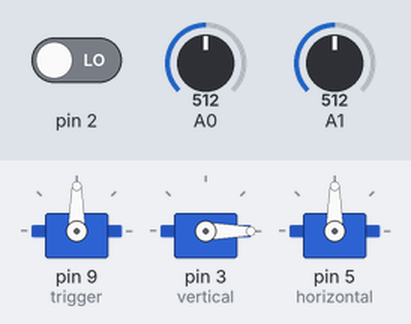
A sketch run on a simulated Arduino Uno, built with avr-gcc and run on an emulated ATmega328P. Parts: 3 × servo. The inputs (shaded band) are chosen by the test bench; at power-on: A1 = 512, pin 2 LOW, A0 = 512.

Above: at 1.2 s.
1.3 s: A1 set to 900
At 4.24 s:
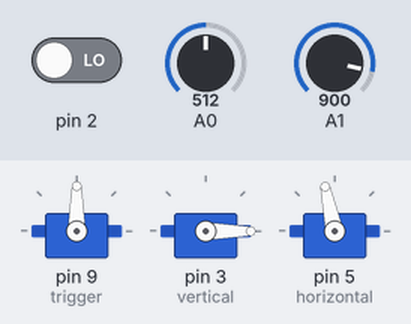
4.3 s: pin 2 driven HIGH
At 4.56 s:
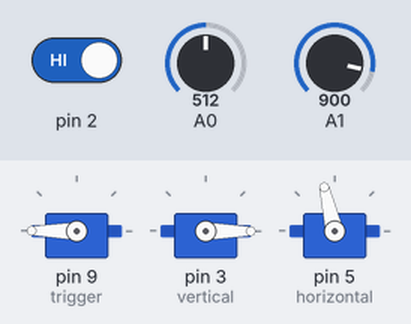
7.3 s: A1 set to 0
10.3 s: A0 set to 716
At 12.39 s:
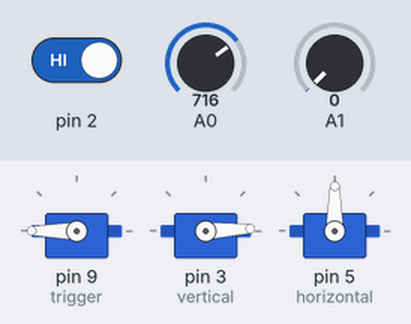
13.3 s: pin 2 driven LOW
At 15.08 s:
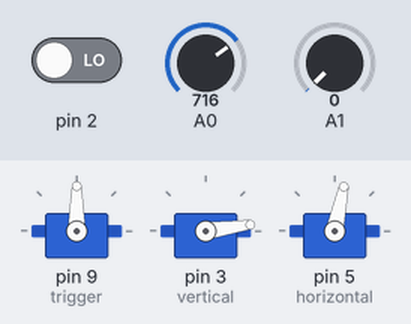
16.3 s: A0 set to 900
Timing chart, 0 to 25.4 s (numbered marks = the images above; inputs shaded):
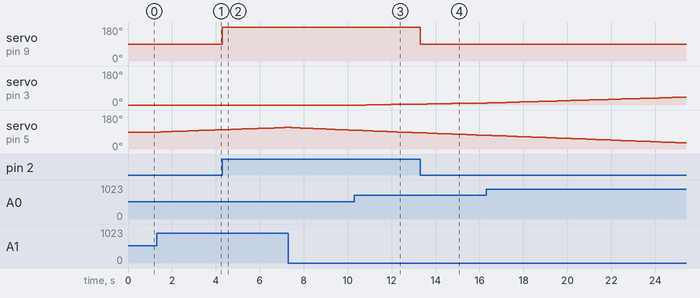

Measured:
- after the input at 1.3 s, servo on pin 5 (horizontal): moves from 90° to 102° over 2.7 s, starting after 0.20 s
- after the input at 4.3 s, servo on pin 9 (trigger): 90° → 180° at once
- after the input at 10.3 s, servo on pin 3 (vertical): moves from 0° to 5° over 2.2 s, starting after 0.55 s
- after the input at 13.3 s, servo on pin 9 (trigger): 180° → 90° at once

The sketch:

software.ino
```cpp
#include<Servo.h>
Servo trigger;
Servo vertical;
Servo horizontal;
void setup() {
  // put your setup code here, to run once:
  trigger.attach(9);
  vertical.attach(3);
  horizontal.attach(5);
  Serial.begin(60);
  pinMode(2,INPUT);
  pinMode(A0,INPUT);
}
int fire_if;
int vertical_move;
double vertical_angle=0;
double vertical_speed=0.005;
int horizontal_move;
double horizontal_angle=90;
double horizontal_speed=0.005;
void loop() {
  // put your main code here, to run repeatedly:
  fire_if=digitalRead(2);
  vertical_move=analogRead(A0);
  horizontal_move=analogRead(A1);
  if(fire_if==1){
    trigger.write(180);
  }
  else{
    trigger.write(90);
  }
  double vertical_delta=0;
  if(vertical_move<508 or vertical_move>520){
    vertical_delta=vertical_speed*((double)(vertical_move-514)/1028);
  }

  if(vertical_delta>0){
    if(vertical_angle+vertical_delta<90) vertical_angle=vertical_angle+vertical_delta;
  }
  if(vertical_delta<0){
    if(vertical_angle+vertical_delta>0) vertical_angle=vertical_angle+vertical_delta;
  }
  vertical.write(vertical_angle);
  double horizontal_delta=0;
  if(horizontal_move<490 or horizontal_move>502){
    horizontal_delta=horizontal_speed*((double)(horizontal_move-496)/1028);
  }
  if(horizontal_delta>0){
    if(horizontal_angle+horizontal_delta<190) horizontal_angle=horizontal_angle+horizontal_delta;
  }
  if(horizontal_delta<0){
    if(horizontal_angle+horizontal_delta>0) horizontal_angle=horizontal_angle+horizontal_delta;
  }
  horizontal.write(horizontal_angle);
}
```
